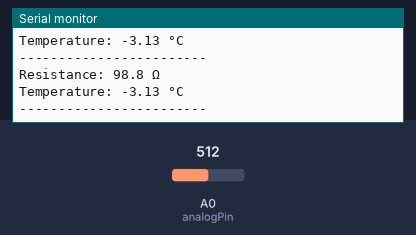
Recording of a sketch running on a simulated Arduino Uno, built with avr-gcc and run on an emulated ATmega328P. On the bench: the last lines printed to the serial monitor. Inputs (shaded band) come from the test bench; at power-on: A0 (analogPin) = 512.

Above: at 1.3 s.
1.4 s: A0 (analogPin) set to 1010
At 1.91 s:
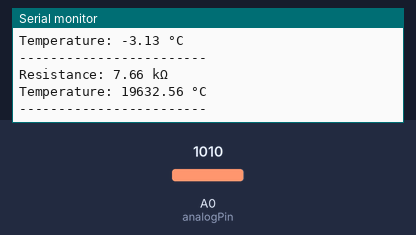
3.5 s: A0 (analogPin) set to 1021
At 4.0 s:
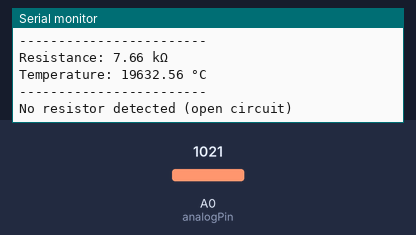

The sketch:

sketch_may18b_copy_20260518180734.ino
```cpp
const int analogPin = A0;
const float knownResistor = 98.6; // 10kΩ — must match your resistor
const float supplyVoltage = 5.05;     // 5V from Arduino

void setup() {
  Serial.begin(9600);
  Serial.println("Arduino Ohmmeter Ready");
  Serial.println("------------------------");
}

void loop() {
  int rawValue = analogRead(analogPin);

  // Convert ADC reading to voltage at midpoint
  float vMid = rawValue * (supplyVoltage / 1023.0);

  // Avoid division by zero (open circuit)
  if (vMid >= supplyVoltage - 0.01) {
    Serial.println("No resistor detected (open circuit)");
  }
  // Avoid short circuit (R_x ≈ 0)
  else if (vMid <= 0.01) {
    Serial.println("Short circuit or 0Ω detected");
  }
  else {
    // Voltage divider formula: R_x = R_known * V_mid / (Vsupply - V_mid)
    float resistance = knownResistor * (vMid / (supplyVoltage - vMid));

    // Temperature formula: T = ((R/100) - 1) / 0.003851
    float temperature = ((resistance / 100.0) - 1.0) / 0.003851;

    // Pretty print resistance
    if (resistance >= 1000000.0) {
      Serial.print("Resistance: ");
      Serial.print(resistance / 1000000.0, 2);
      Serial.println(" MΩ");
    } else if (resistance >= 1000.0) {
      Serial.print("Resistance: ");
      Serial.print(resistance / 1000.0, 2);
      Serial.println(" kΩ");
    } else {
      Serial.print("Resistance: ");
      Serial.print(resistance, 1);
      Serial.println(" Ω");
    }

    // Print temperature
    Serial.print("Temperature: ");
    Serial.print(temperature, 2);
    Serial.println(" °C");
    Serial.println("------------------------");
  }

  delay(500);
}
```

Measured:
- the behaviour switches between 1020 and 1021 on A0 (analogPin) (found by bisection; images 1 and 2)
- after the input at 1.4 s, the serial monitor: prints a new line after 0.17 s (image 1)
- after the input at 3.5 s, the serial monitor: prints a new line after 0.11 s (image 2)
